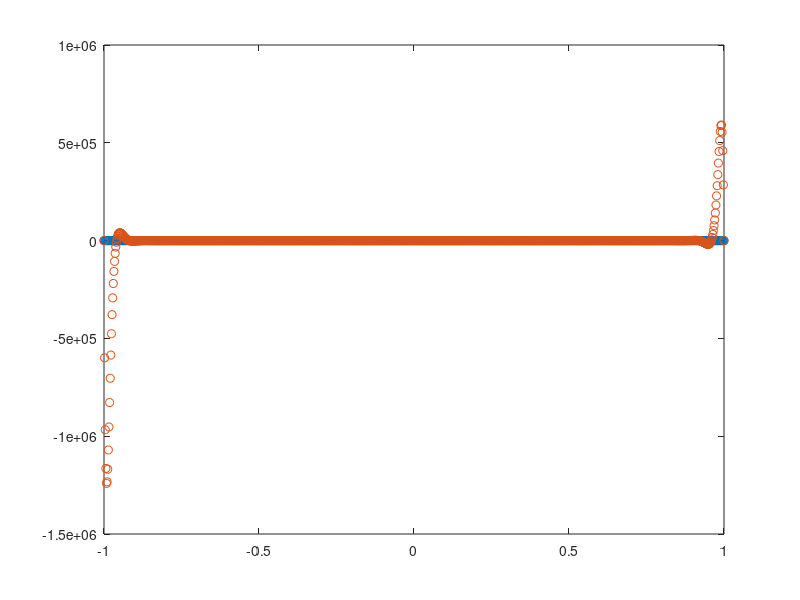
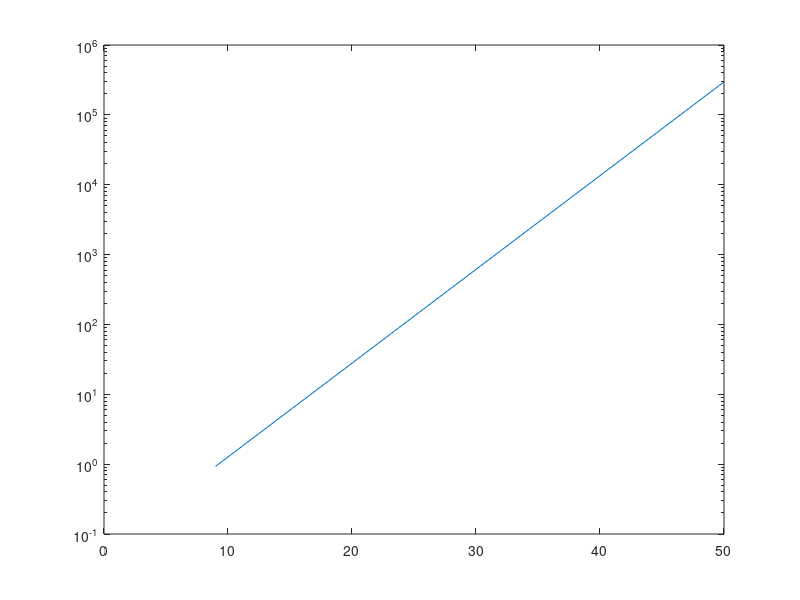

Recreate these plots in MATLAB, in order.
clear; 
clc;

%% Define the unknown function to interpolate
%f = @(x) exp(x).*sin(x);
f = @(x) 1./(1+25*x.^2);

%% Setup different numbers of interpolation nodes/data sites.
%Nd = [2,4,8,16,32,64,128,256];
Nd = [9, 50];

%% Setup the points at which we want to evaluate the interpolant
xe = linspace(-1,1,1000)'; %generate evenly-spaced points
ye = f(xe); %evaluate function

%% Preallocate space for numerical solution
ye_num = zeros(length(ye),length(Nd));

%% Start plotting stuff
figure
plot(xe,ye,'black');
pause %waits for input

%% Loop goes over different numbers of interpolation nodes
for it=1:length(Nd)
    %% initiliaze a zero matrix according to the number of nodes
    x = linspace(-1,1,Nd(it))'; %generate evenly-spaced points in [-1,1].
    y = f(x);
    
    %% Form Vandermonde matrix "intelligently"
    V = zeros(length(x),length(x));
    for vit = 1:Nd(it)
        V(:,vit) = x.^(vit-1);
    end
    
    %% Compute coefficients by solving linear system
    a = V\y;
    
    %% Evaluate polynomial interpolant by building eval matrix and
    %% multiplying with coefficients.
    Ve = zeros(length(xe),length(x));
    for vit = 1:Nd(it)
        Ve(:,vit) = xe.^(vit-1);
    end
    ye_num(:,it) = Ve*a; %Do the matrix-vector product to predict values
    
    %% Plot stuff
    hold on;
    plot(xe,ye_num(:,it),'o');
    drawnow
    pause
end

%% Now plot relative errors
figure
e2 = zeros(length(Nd),1);
for it=1:length(Nd)
    e2(it,1) = norm(ye_num(:,it)-ye)./norm(ye);
end
semilogy(Nd,e2);
    